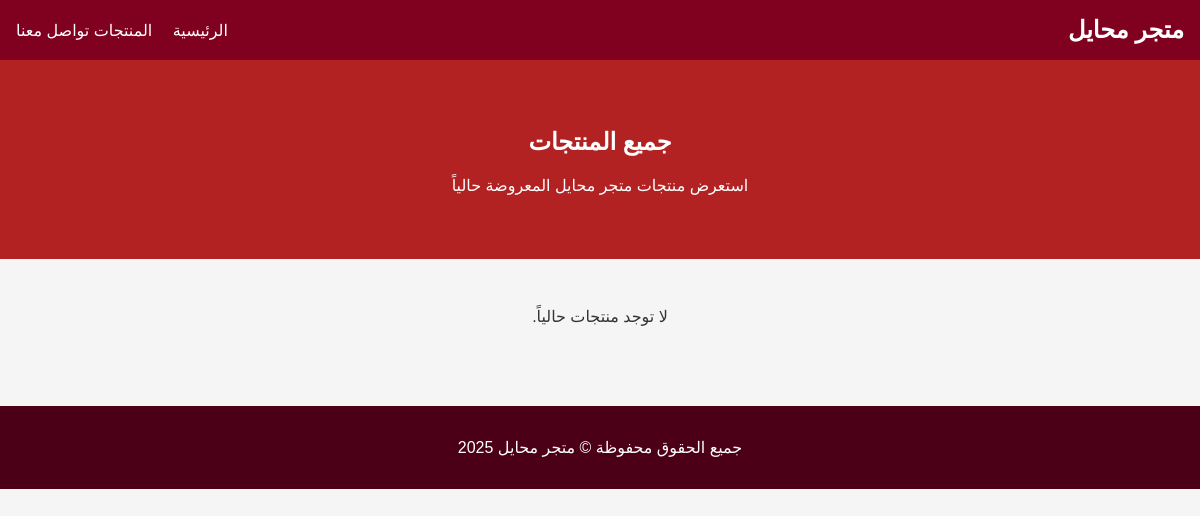
Before: /products/ with the older database file.
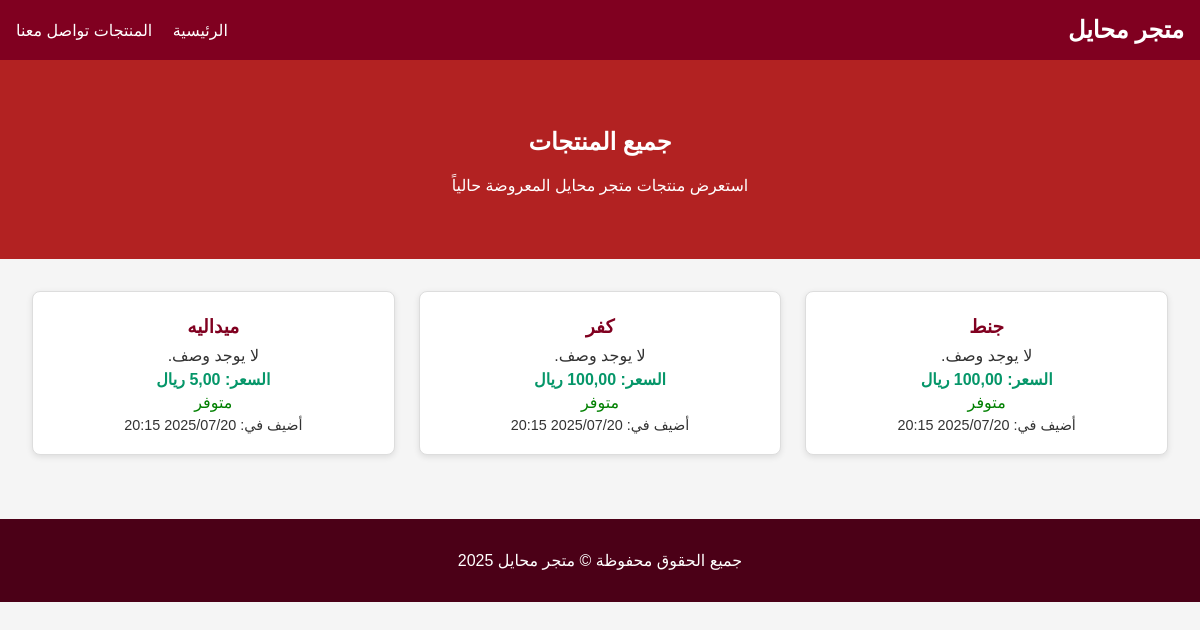
After: the same page with the newer database file.
### store/models.py (models this page shows, shortened)
class Product(models.Model):
    name = models.CharField("اسم المنتج", max_length=100)
    description = models.TextField("الوصف", blank=True)
    price = models.DecimalField("السعر", max_digits=10, decimal_places=2)
    available = models.BooleanField("متوفر؟", default=True)
    created_at = models.DateTimeField("تاريخ الإضافة", auto_now_add=True)
    class Meta:
        verbose_name = "منتج"
        verbose_name_plural = "المنتجات"

### store/views.py (the view)
# urls.py: path('products/', views.product_list, name='product_list'),
def product_list(request):
    products = Product.objects.all()
    return render(request, 'store/product_list.html', {'products': products})

### templates/store/product_list.html (shortened to what this page needs)
<!DOCTYPE html>
<html lang="ar" dir="rtl">
<head>
</head>
<body>
  {% include 'header.html' %}
  <section class="hero">
    <h2>جميع المنتجات</h2>
    <p>استعرض منتجات متجر محايل المعروضة حالياً</p>
  </section>
  <section class="products">
    {% for product in products %}
      <div class="product-card">
        <h3>{{ product.name }}</h3>
        <p>{{ product.description|default:"لا يوجد وصف." }}</p>
        <p class="price">السعر: {{ product.price }} ريال</p>
        <p>
          {% if product.available %}
            <span style="color: green;">متوفر</span>
          {% else %}
            <span style="color: red;">غير متوفر</span>
          {% endif %}
        </p>
        <p style="font-size: 0.9rem;">أضيف في: {{ product.created_at|date:"Y/m/d H:i" }}</p>
      </div>
    {% empty %}
      <p style="text-align: center; width: 100%;">لا توجد منتجات حالياً.</p>
    {% endfor %}
  </section>
  {% include 'footer.html' %}
</body>
</html>

Changed rows visible on the page:
added Product: name "جنط", description "لا يوجد وصف.", price "100,00", available "متوفر", created_at "2025/07/20 20:15"
added Product: name "كفر", description "لا يوجد وصف.", price "100,00", available "متوفر", created_at "2025/07/20 20:15"
added Product: name "ميداليه", description "لا يوجد وصف.", price "5,00", available "متوفر", created_at "2025/07/20 20:15"
Other visible differences:
text no longer shown: "لا توجد منتجات حالياً."
